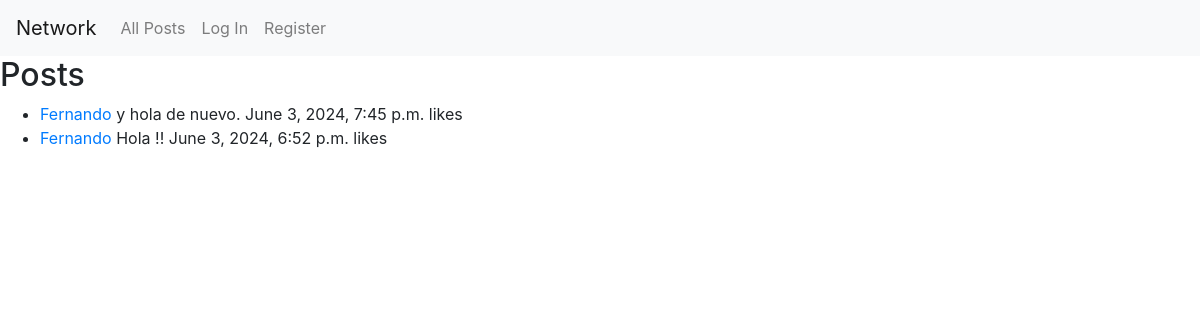
/, run on an earlier commit of the app's database.
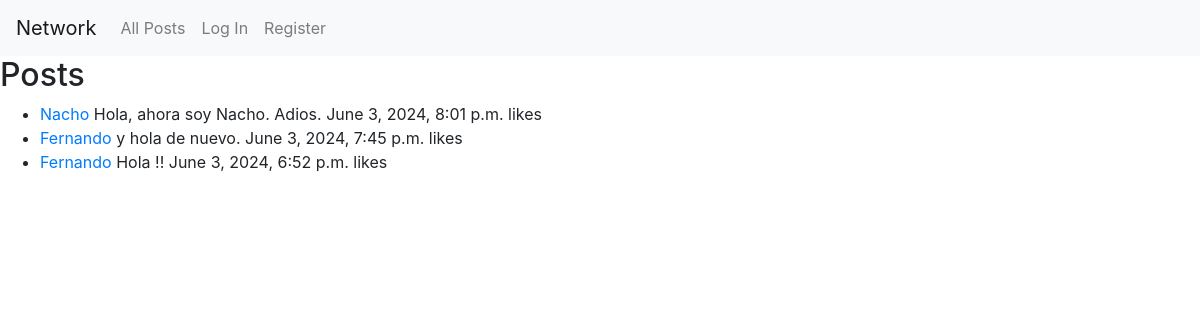
And on a later commit of the database.
### network/models.py (models this page shows, shortened)
class Post(models.Model):
    user = models.ForeignKey(User, on_delete=models.CASCADE, related_name="posts")
    content = models.TextField(blank=True)
    timestamp = models.DateTimeField(auto_now_add=True)

class User(AbstractUser):
    pass

### network/views.py (the view)
# urls.py: path("", views.index, name="index"),
def index(request):
    if request.method == "POST":
        content = request.POST["content"]  # Asegúrate de que el nombre del campo coincide
        user = request.user
        new_post = Post(user=user, content=content)
        new_post.save()
        return HttpResponseRedirect(reverse("network:index"))  # Usa el namespace correcto
    else:
        posts = Post.objects.all().order_by('-timestamp')  # Ordenar por timestamp en orden descendente
        return render(request, "network/index.html", {"posts": posts})

### network/templates/network/index.html (shortened to what this page needs)
{% extends "network/layout.html" %}
{% block body %}
    <h2>Posts</h2>
    <ul>
        {% for post in posts %}
            <li>
                <a href="{% url 'network:profile' post.user.username %}">{{ post.user.username }}</a>
                <span>{{ post.content }}</span>
                <span>{{ post.timestamp }}</span>
                <span>{{ post.likes }} likes</span>
            </li>
        {% endfor %}
    </ul>
{% endblock %}

What changed in the data, as far as the page shows it:
added Post: user.username "Nacho", content "Hola, ahora soy Nacho. Adios.", timestamp "June 3, 2024, 8:01 p.m."
